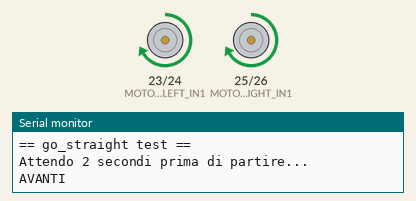
The sketch below on a simulated Arduino Mega 2560, built with avr-gcc and run on an emulated ATmega2560. Parts: motor-driver pin pairs drawn as motors (green arrow = first pin HIGH = forward, orange = second pin HIGH = backward, longer = more drive, scaled by the enable pin), the last lines printed to the serial monitor.

Above: at 4.5 s.
At 8.0 s:
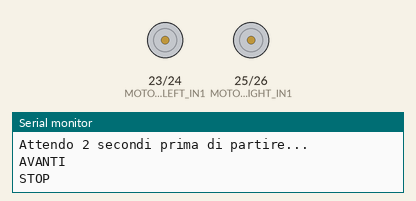
Timing chart, 0 to 11.1 s (numbered marks = the images above):
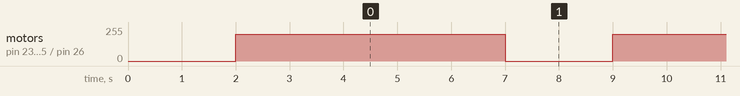

Measured:
- by itself, motor on pin 23 (MOTOR_LEFT_IN1) / pin 24 (MOTOR_LEFT_IN2), motor on pin 25 (MOTOR_RIGHT_IN1) / pin 26 (MOTOR_RIGHT_IN2): alternates forward 200/255 for 5.0 s and stopped for 2.0 s

The sketch:

go_straight.ino
```cpp
// ==========================================================================
//  go_straight.ino – Test: robot va dritto
// ==========================================================================
//  Sketch minimale che accende entrambi i motori in avanti alla stessa
//  velocità, senza bisogno del Raspberry Pi.
//
//  Pin e velocità presi da robo_arduino.ino (ponte H L298N).
//
//  COMPORTAMENTO:
//    - Accende i motori avanti a SPEED_FORWARD per DRIVE_DURATION_MS
//    - Si ferma
//    - Ripete dopo PAUSE_DURATION_MS
//
//  Per fermare: togliere alimentazione o caricare un altro sketch.
// ==========================================================================

// ── Pin motore sinistro (L298N) ──────────────────────────────────────────
const int MOTOR_LEFT_EN  = 44;  // PWM
const int MOTOR_LEFT_IN1 = 23;
const int MOTOR_LEFT_IN2 = 24;

// ── Pin motore destro (L298N) ────────────────────────────────────────────
const int MOTOR_RIGHT_EN  = 45; // PWM
const int MOTOR_RIGHT_IN1 = 25;
const int MOTOR_RIGHT_IN2 = 26;

// ── Parametri regolabili ─────────────────────────────────────────────────
const int  SPEED_FORWARD      = 200;   // PWM 0-255 (stessa velocità di robo_arduino)
const unsigned long DRIVE_DURATION_MS = 5000;  // Quanto tempo va dritto (ms)
const unsigned long PAUSE_DURATION_MS = 2000;  // Pausa tra una corsa e l'altra (ms)

// ==========================================================================
void setup() {
  Serial.begin(115200);

  // Configura pin motori come output
  pinMode(MOTOR_LEFT_EN,   OUTPUT);
  pinMode(MOTOR_LEFT_IN1,  OUTPUT);
  pinMode(MOTOR_LEFT_IN2,  OUTPUT);
  pinMode(MOTOR_RIGHT_EN,  OUTPUT);
  pinMode(MOTOR_RIGHT_IN1, OUTPUT);
  pinMode(MOTOR_RIGHT_IN2, OUTPUT);

  // Assicurati che i motori siano fermi all'avvio
  stopMotors();

  Serial.println("== go_straight test ==");
  Serial.println("Attendo 2 secondi prima di partire...");
  delay(2000);
}

// ==========================================================================
void loop() {
  Serial.println("AVANTI");
  goForward(SPEED_FORWARD);

  delay(DRIVE_DURATION_MS);

  Serial.println("STOP");
  stopMotors();

  delay(PAUSE_DURATION_MS);
}

// ==========================================================================
//  Entrambi i motori avanti alla stessa velocità
// ==========================================================================
void goForward(int speed) {
  // Motore sinistro: IN1=HIGH, IN2=LOW → avanti
  digitalWrite(MOTOR_LEFT_IN1, HIGH);
  digitalWrite(MOTOR_LEFT_IN2, LOW);
  analogWrite(MOTOR_LEFT_EN, speed);

  // Motore destro: IN1=HIGH, IN2=LOW → avanti
  digitalWrite(MOTOR_RIGHT_IN1, HIGH);
  digitalWrite(MOTOR_RIGHT_IN2, LOW);
  analogWrite(MOTOR_RIGHT_EN, speed);
}

// ==========================================================================
//  Ferma entrambi i motori
// ==========================================================================
void stopMotors() {
  analogWrite(MOTOR_LEFT_EN, 0);
  analogWrite(MOTOR_RIGHT_EN, 0);
  digitalWrite(MOTOR_LEFT_IN1, LOW);
  digitalWrite(MOTOR_LEFT_IN2, LOW);
  digitalWrite(MOTOR_RIGHT_IN1, LOW);
  digitalWrite(MOTOR_RIGHT_IN2, LOW);
}
```
